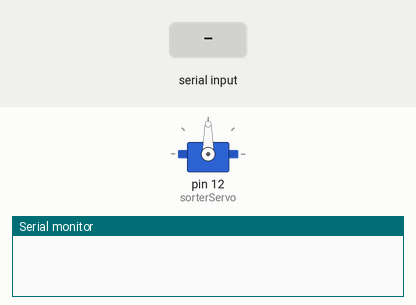
The sketch below on a simulated Arduino Uno, built with avr-gcc and run on an emulated ATmega328P. On the bench: servo, the last lines printed to the serial monitor. Inputs (shaded band) come from the test bench.

Above: at 1.2 s.
1.3 s: "G" received over Serial
At 1.9 s:
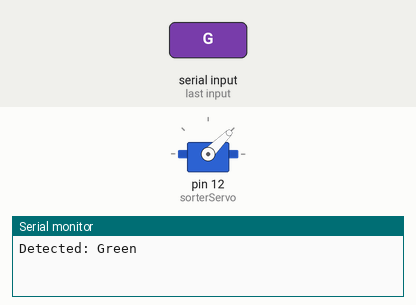
3.6 s: "B" received over Serial
At 4.2 s:
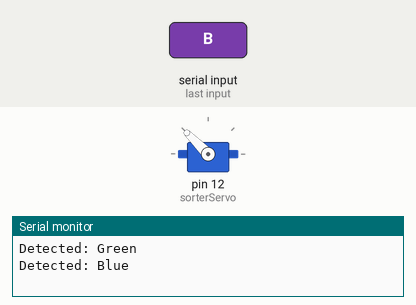
Timing chart, 0 to 6.6 s (numbered marks = the images above; inputs shaded):
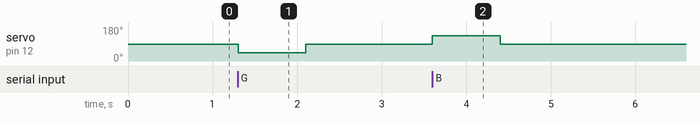

Measured:
- after the input at 1.3 s, servo on pin 12 (sorterServo): 90° → 45° at once, → 90° 0.80 s later
- after the input at 3.6 s, servo on pin 12 (sorterServo): 90° → 135° at once, → 90° 0.80 s later

The sketch:

ArduinoServo.ino
```cpp
#include <Servo.h>

Servo sorterServo;   // servo chính điều khiển cánh tay đẩy
char colorCode;      // ký tự nhận được từ Python

// Góc cho từng màu
int posGreen = 45;   // trái
int posYellow = 90;  // giữa
int posBlue = 135;   // phải

void setup() {
  Serial.begin(9600);
  sorterServo.attach(12);  // ⚠️ Servo nối chân D9 của Arduino
  sorterServo.write(posYellow); // khởi động ở vị trí giữa
}

void loop() {
  if (Serial.available() > 0) {
    colorCode = Serial.read();

    if (colorCode == 'G') {
      sorterServo.write(posGreen);
      Serial.println("Detected: Green");
    }
    else if (colorCode == 'Y') {
      sorterServo.write(posYellow);
      Serial.println("Detected: Yellow");
    }
    else if (colorCode == 'B') {
      sorterServo.write(posBlue);
      Serial.println("Detected: Blue");
    }

    delay(800);  // giữ vị trí 0.8s để servo xoay xong
    sorterServo.write(posYellow); // trở lại vị trí giữa sẵn sàng
  }
}
```
